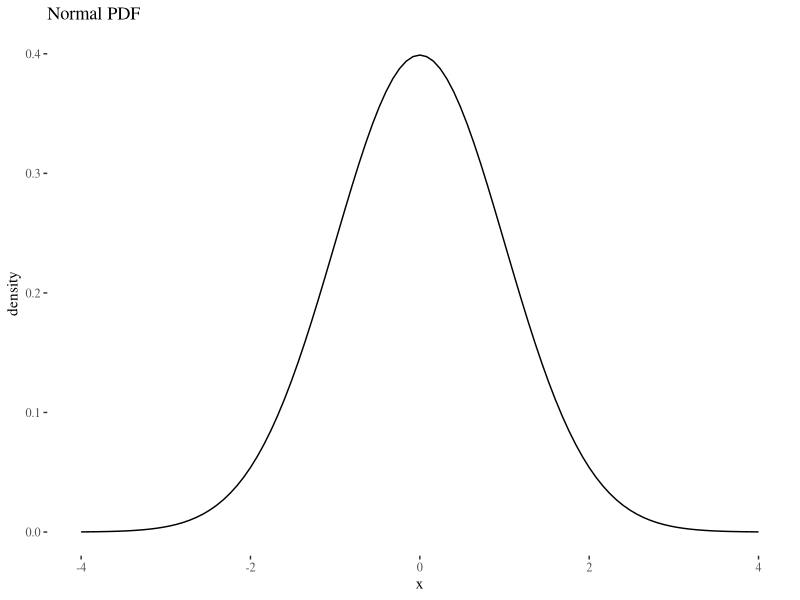
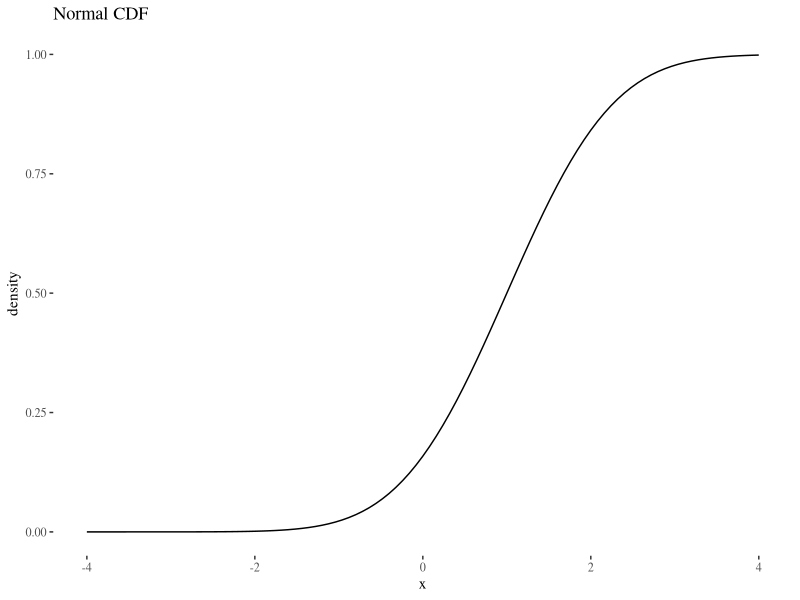
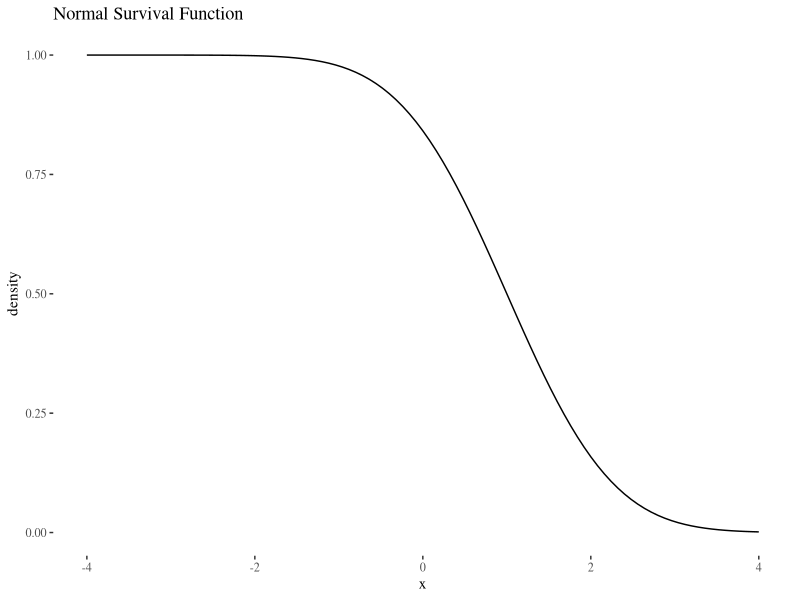
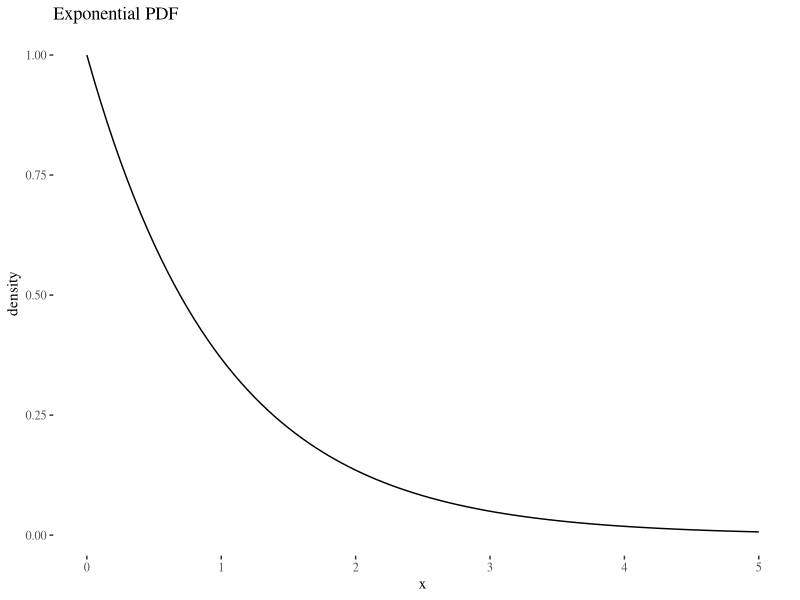
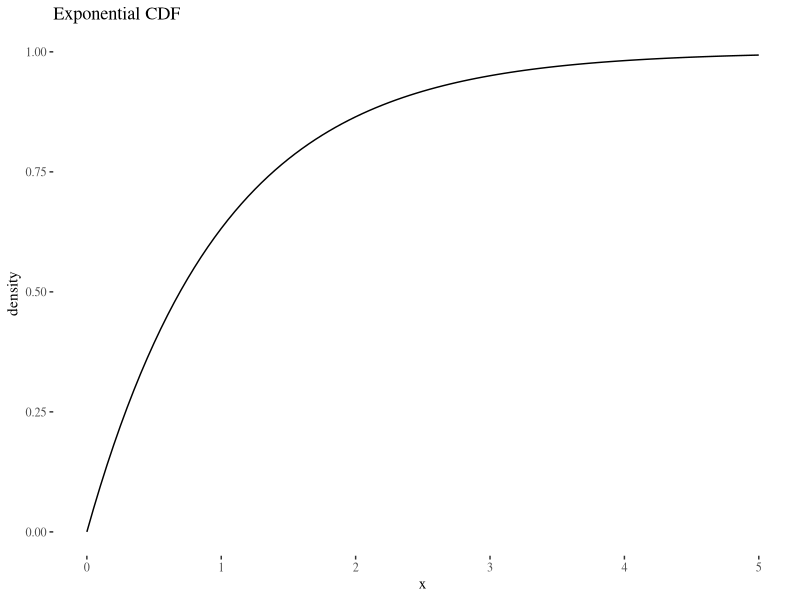
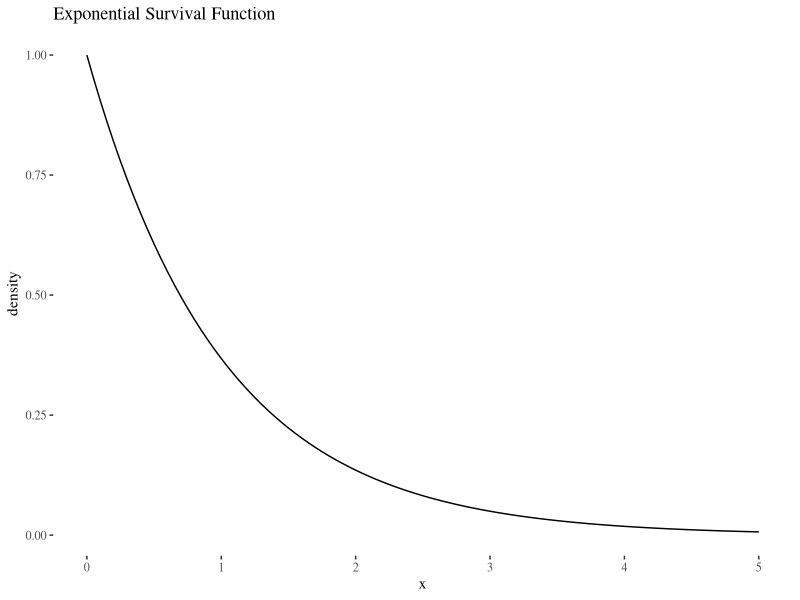
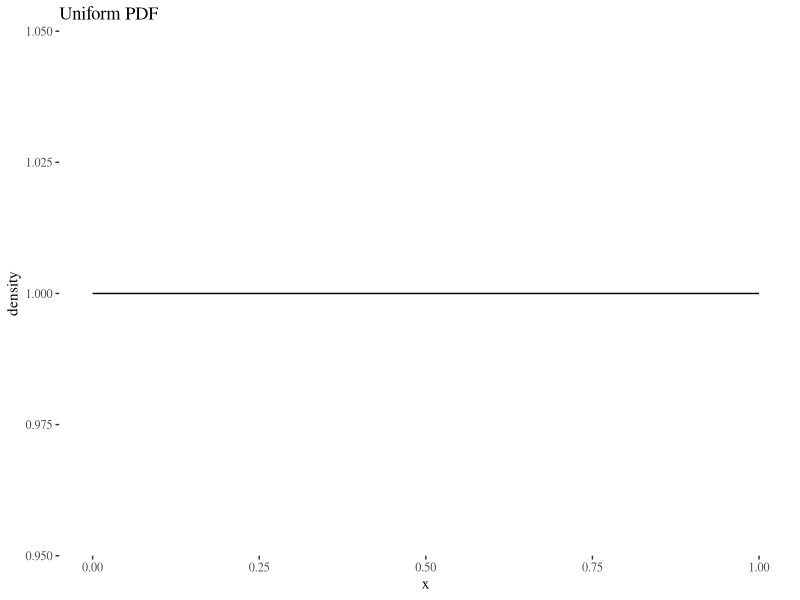
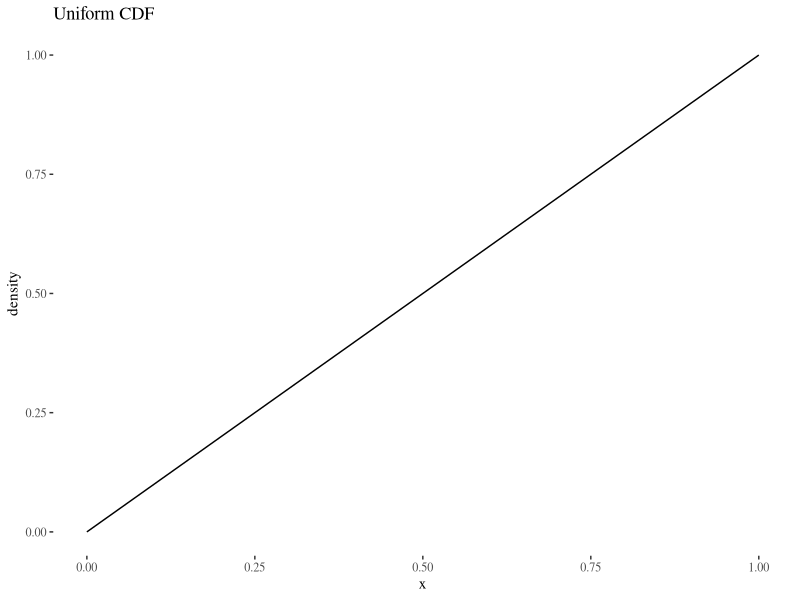

Recreate these plots in R, in order.
library(ggplot2)
library(ggthemes)
library(survival)
library(survminer)

###################################################################
# Normal PDF, CDF, and Survival Fct
###################################################################

# Normal Probability Density Function

normal_pdf <- function(x) {
  dnorm(x, mean=0, sd=1)
}


p9 <- ggplot(data.frame(x = c(-4, 4)), aes(x = x)) +
  stat_function(fun = normal_pdf) +
  theme_tufte() +
  ggtitle("Normal PDF") +
  xlab("x") + 
  ylab("density")


p9


# Normal cdf

normal_cdf <- function(x) {
  pnorm(x, mean=1, sd=1)
}

p10 <- ggplot(data.frame(x = c(-4, 4)), aes(x = x)) +
  stat_function(fun = normal_cdf) +
  theme_tufte() +
  ggtitle("Normal CDF") +
  xlab("x") + 
  ylab("density")

p10

# Normal Survival Fct
normal_survival <- function(x) {
  1 - pnorm(x, mean=1, sd=1)
}

p11 <- ggplot(data.frame(x = c(-4, 4)), aes(x = x)) +
  stat_function(fun = normal_survival ) +
  theme_tufte() +
  ggtitle("Normal Survival Function") +
  xlab("x") + 
  ylab("density")

p11



###################################################################
# Exponential PDF, CDF, and Survival Fct
###################################################################

# Exponential pdf
p12 <- ggplot(data.frame(x = c(0, 5)), aes(x = x)) +
  stat_function(fun = dexp) +
  theme_tufte() +
  ggtitle("Exponential PDF") +
  xlab("x") + 
  ylab("density")

p12

# Exponential cdf
p13 <- ggplot(data.frame(x = c(0, 5)), aes(x = x)) +
  stat_function(fun = pexp) +
  theme_tufte() +
  ggtitle("Exponential CDF") +
  xlab("x") + 
  ylab("density")

p13

# Exponential Survival Fct
exp_survival <- function(x) {
  1 - pexp(x)
}

p14 <- ggplot(data.frame(x = c(0, 5)), aes(x = x)) +
  stat_function(fun = exp_survival  ) +
  theme_tufte() +
  ggtitle("Exponential Survival Function") +
  xlab("x") + 
  ylab("density")

p14




###################################################################
# Unif PDF, CDF, and Survival Fct
###################################################################

# Unif pdf
p15 <- ggplot(data.frame(x = c(0, 1)), aes(x = x)) +
  stat_function(fun = dunif) +
  theme_tufte() +
  ggtitle("Uniform PDF") +
  xlab("x") + 
  ylab("density")

p15

# Unif cdf
p16 <- ggplot(data.frame(x = c(0, 1)), aes(x = x)) +
  stat_function(fun = punif) +
  theme_tufte() +
  ggtitle("Uniform CDF") +
  xlab("x") + 
  ylab("density")

p16

# Unif Survival Fct
unif_survival <- function(x) {
  1 - punif(x) +
    ggtitle("Uniform Survival Function") +
    xlab("x") + 
    ylab("density")
}

p17 <- ggplot(data.frame(x = c(0, 1)), aes(x = x)) +
  stat_function(fun = unif_survival ) +
  theme_tufte() +
  ggtitle("Exponential PDF") +
  xlab("x") + 
  ylab("density")

p17


# head(kidney)
# 
# time_in_years <- c(0:24)
# 
# leukemia.surv <- survfit(Surv(time, status) ~ x, data = aml)
# plot(leukemia.surv, lty = 2:3)
# legend(100, .9, c("Maintenance", "No Maintenance"), lty = 2:3)
# title("Kaplan-Meier Curves\nfor AML Maintenance Study")
# lsurv2 <- survfit(Surv(time, status) ~ x, aml)
# ggsurvplot(lsurv2, data = aml)


# Boston University Kaplan-Meier Example

time <- c(0,1,2,3,5,6,9,10,11,12,13,14,17,18,19,21,23,24)
N_t <- c(20,20,19,18,17,16,15,14,13,12,11,10,9,7,6,5,4,3)
D_t <- c(0,1,0,1,1,0,0,0,0,0,0,1,1,0,0,0,1,0)
C_t <- c(0,0,1,0,0,1,1,1,1,1,1,0,1,1,1,1,0,3)
S_t <- c(1,0.95,0.95,0.897,0.844,0.844,0.844,0.844,0.844,0.844,0.844,0.760,0.676,0.676,0.676,0.676,0.507,0.507)

df <- data.frame(time, N_t, D_t, C_t, S_t)

names(df) <- c("Time in Years", "Number at Risk Nt", "Number of Deaths Dt", "Number Censored Ct", "Survival Probility St")


